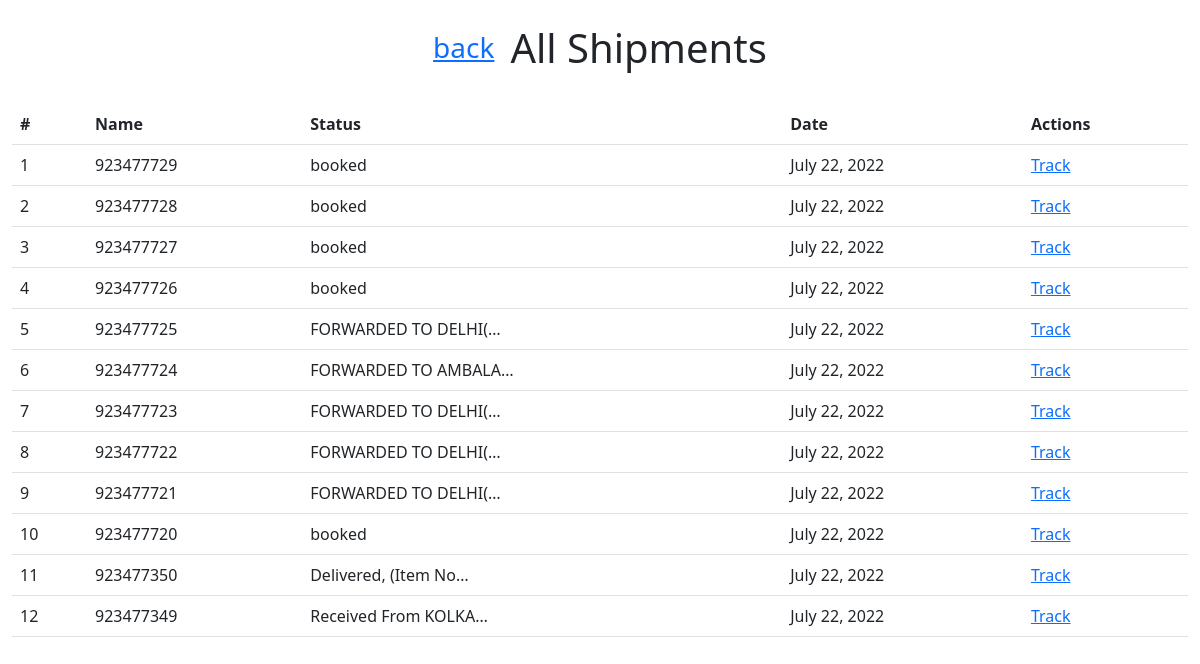
The page /viewships on the database its author committed.
### skykingapp/models.py (models this page shows)
class Tracking(models.Model):
    tcode = models.CharField(max_length=50)
    status = models.CharField(max_length=50, default='booked')
    date = models.DateField(default=datetime.now())

### skykingapp/views.py (the view)
# urls.py: path('viewships', views.allships)
def allships(request):
    ships = reversed(Tracking.objects.all())
    return render(request, 'viewships.html', {
        "ships" : ships
    })

### templates/viewships.html (shortened to what this page needs)
<!DOCTYPE html>
<html lang="en">
<head>
    <link href="https://cdn.jsdelivr.net/npm/bootstrap@5.2.0-beta1/dist/css/bootstrap.min.css" rel="stylesheet"
>
</head>
<body>
    <div class="container-fluid">
        <div style="display: flex; flex-direction: row-reverse; justify-content: center; align-items: center;">
            <div class="headline">
                <h1 class="text-center py-4 px-2">All Shipments</h1>
            </div>
            <div class="back px-2">
                <a href="/">
                    <h3>back</h3>
                </a>
            </div>
        </div>
        <div class="table-responsive">
            <table class="table no-wrap">
                <thead>
                    <tr>
                        <th class="border-top-0">#</th>
                        <th class="border-top-0">Name</th>
                        <th class="border-top-0">Status</th>
                        <th class="border-top-0">Date</th>
                        <th class="border-top-0">Actions</th>
                    </tr>
                </thead>
                <tbody>
                    {% for items in ships %}
                    <tr>
                        <td>{{forloop.counter}}</td>
                        <td class="txt-oflo">{{items.tcode}}</td>
                        {% if items.status == 'delivered' %}
                        <td class="text-success">{{items.status}}</td>
                        {% else %}
                        <td class="text-oflo">{{items.status|truncatechars:20}}</td>
                        {% endif %}
                        <td class="txt-oflo">{{items.date}}</td>
                        <td><a href="/track?tcode={{items.tcode}}"><span class="text-primary">Track</span></a></td>
                    </tr>
                    {% endfor %}
                </tbody>
            </table>
        </div>
    </div>
</body>
</html>

### rows shown on the page
Tracking: tcode "923477729", status "booked", date "July 22, 2022"
Tracking: tcode "923477728", status "booked", date "July 22, 2022"
Tracking: tcode "923477727", status "booked", date "July 22, 2022"
Tracking: tcode "923477726", status "booked", date "July 22, 2022"
Tracking: tcode "923477725", status "FORWARDED TO DELHI(…", date "July 22, 2022"
Tracking: tcode "923477724", status "FORWARDED TO AMBALA…", date "July 22, 2022"
Tracking: tcode "923477723", status "FORWARDED TO DELHI(…", date "July 22, 2022"
Tracking: tcode "923477722", status "FORWARDED TO DELHI(…", date "July 22, 2022"
Tracking: tcode "923477721", status "FORWARDED TO DELHI(…", date "July 22, 2022"
Tracking: tcode "923477720", status "booked", date "July 22, 2022"
Tracking: tcode "923477350", status "Delivered, (Item No…", date "July 22, 2022"
Tracking: tcode "923477349", status "Received From KOLKA…", date "July 22, 2022"
